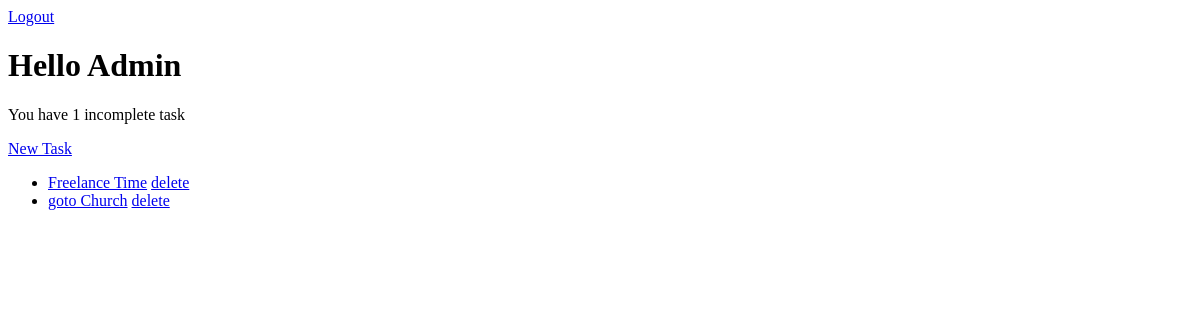
Page / (signed in) on the earlier database version.
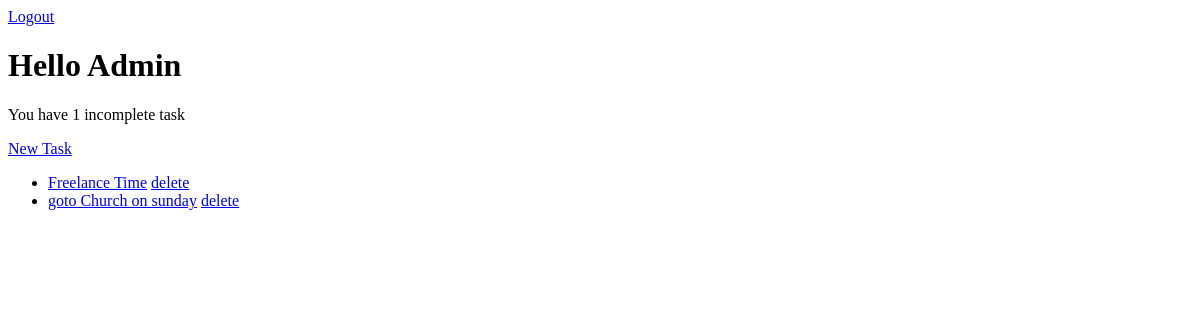
Same page on the later database version.
### app/models.py (models this page shows)
class Task(models.Model):
    title = models.CharField(max_length=200)
    content = models.TextField()
    completed = models.BooleanField(default=False)
    created = models.DateTimeField(auto_now_add=True)
    user = models.ForeignKey(User, on_delete=models.CASCADE)
    def __str__(self):
        return self.title
    class Meta:
        ordering = ["completed",]

### app/views.py (the view)
# urls.py: path("", views.HomeView.as_view(), name="home"),
class HomeView(LoginRequiredMixin, ListView):
    model = Task
    context_object_name = "tasks"
    template_name = "app/home_view.html"
    def get_context_data(self, **kwargs):
        context =  super().get_context_data(**kwargs)
        context['tasks'] = context['tasks'].filter(user = self.request.user)
        context['count'] = context['tasks'].filter(completed = False).count()
        return context

### app/templates/app/home_view.html
{% if request.user.is_authenticated %}
<a href="{% url 'logout' %}">Logout</a>
{% else %}
<a href="{% url 'login' %}">Login</a>
<a href="">Sign Up</a>
{% endif %}
<h1>Hello {{ request.user|title }}</h1>
<p>You have {{ count }} incomplete task{{ count|pluralize:"s"}}</p>
<a href="{% url 'newtask' %}">New Task</a>
<ul>
    {% for task in tasks %}
    <li><a href="{% url 'edit' task.id %}">{{ task }}</a> <a href="{% url 'delete' task.id %}">delete</a></li>
    {% empty %}
    <p>No found task</p>
    {% endfor %}
</ul>

Differences in the rows shown:
changed Task: title "goto Church" → "goto Church on sunday"
